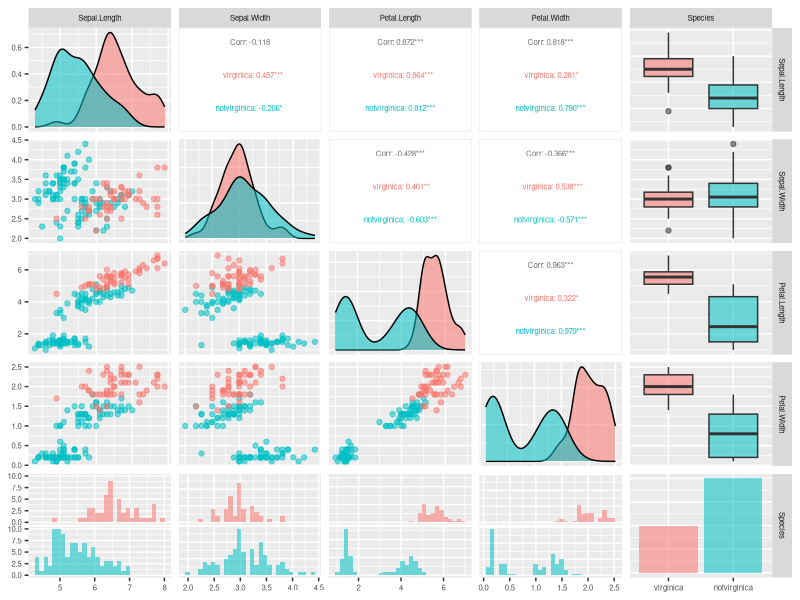

This figure's R source:
## ---- chunk 1
library(GGally)
## Create new data with Species in "virginica" or "notvirginica"
data2 <- iris
data2$Species <- factor("virginica",levels=c("virginica","notvirginica"))
data2$Species[iris$Species!="virginica"] <- "notvirginica"
ggpairs(data2,aes(color=Species,alpha=0.4),
        upper=list(continuous=wrap("cor", size=2)))+
  theme(text=element_text(size=7))
## ---- chunk 2
set.seed(42)
makedata <- function(n) {
  a <- data.frame(y =factor(c(0,0,0,0,0,0,1,1,1,1,1,1)),
                  x1=factor(c(0,0,0,1,1,1,0,0,0,1,1,1)),
                  x2=factor(c(0,1,2,0,1,2,0,1,2,0,1,2)))
  p <- c(0.4*c(0.2,0.4,0.0,0.1,0.2,0.1),
         0.6*c(0.6,0.1,0.1,0.1,0.1,0.0))
  a[sample.int(12,n,replace=TRUE,prob=p),,drop=FALSE]
}
data_test <- makedata(10000) # test data set
data <- lapply(2^(4:13),makedata) # training data sets
## ---- chunk 3
library(e1071)
## estimate phat. The idea is to make a function that outputs the predicted
## probabilities and the parameters can be modified "easily" for different
## models.
phat <- function(data.tr, # training data
                 data.te=data_test, # test data - here data_test
                 form=y ~ x1+x2, # formula
                 model=function(f,d) naiveBayes(f,d,laplace=1), # model family
                 m=model(form,data.tr), # model trained on data.tr
                 pred=function(m,x) predict(m,x,type="raw")[,2]) { # function to make the predictions based on model m and new data x
  pred(m,data.te)
}

## accuracy
acc <- function(p,y=data_test$y) mean(ifelse(p>=0.5,1,0)==y)

## perplexity
perp <- function(p,y=data_test$y) exp(-mean(log(ifelse(y==1,p,1-p))))
## ---- chunk 4
# collect results to data frames
res <-  data.frame(n=sapply(data,nrow))

phat_nb <- lapply(data,phat)
res$nb_acc  <- sapply(phat_nb,acc)
res$nb_perp <- sapply(phat_nb,perp)
## ---- chunk 5
phat_glm <- lapply(data,function(d) {
  phat(d,
       model=function(f,d) glm(f,d,family=binomial),
       pred=function(m,x) predict(m,x,type="response"))
})
## ---- chunk 6
phat_glmx <- lapply(data,function(d) {
  phat(d,
       form=y ~ x1*x2,
       model=function(f,d) glm(f,d,family=binomial),
       pred=function(m,x) predict(m,x,type="response"))
})
## ---- chunk 7
phat_svm <- lapply(data,function(d) {
  phat(d,
       model=function(...) svm(...,probability=TRUE),
       pred=function(m,x) attr(predict(m,x,probability=TRUE),"probabilities")[,"1"])
})
